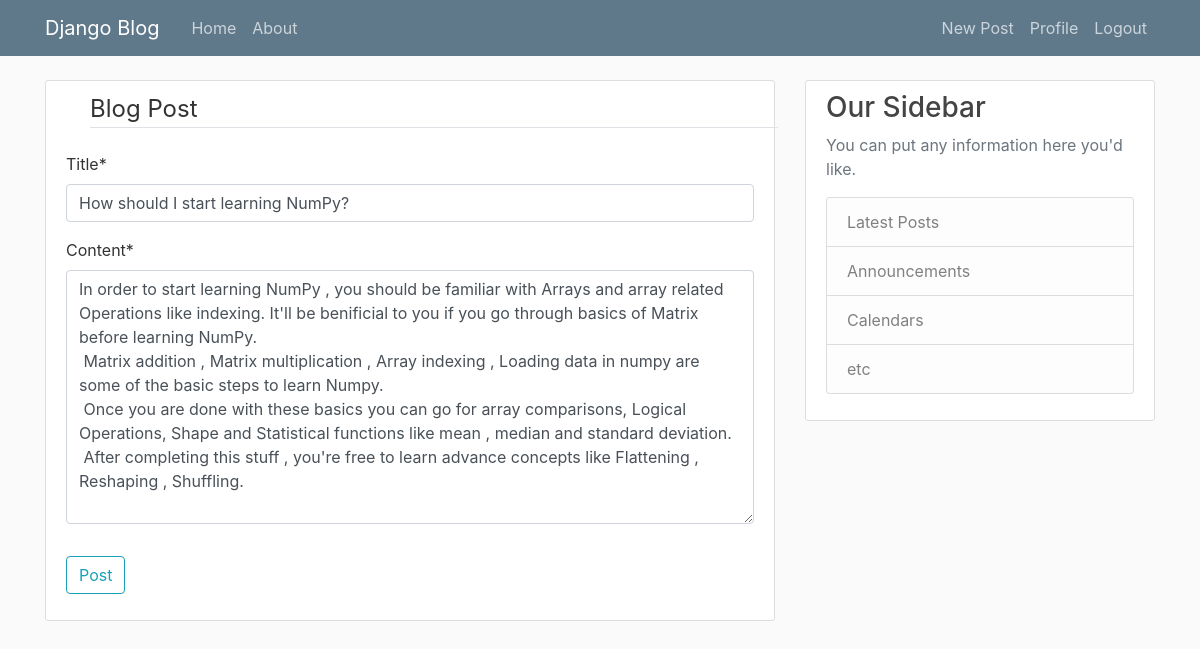
The page /post/17/update/ (signed in) on the database its author committed.
### blog/models.py (models this page shows, shortened)
class Post(models.Model):
    title = models.CharField(max_length=100)
    content = models.TextField()
    date_posted = models.DateTimeField(default=timezone.now)
    author = models.ForeignKey(User, on_delete=models.CASCADE)

### blog/views.py (the view, shortened to what this page needs)
# urls.py: path('post/<int:pk>/update/', PostUpdateView.as_view(), name="post-update"),
class PostUpdateView(LoginRequiredMixin, UserPassesTestMixin, UpdateView):
    model = Post
    template_name = "post_form.html"
    fields = ['title', 'content']
    def test_func(self):
        post = self.get_object()
        if self.request.user == post.author:
            return True
        else:
            return False

### blog/templates/post_form.html (shortened to what this page needs)
{% extends "base.html" %}
{% load crispy_forms_tags %}
{% block content %}
<div class="content-section">
    <form method="POST">
        <fieldset class="form-group">
            <legend class="border-bottom m-4 ">Blog Post</legend>
            {{form|crispy}}
        </fieldset>
        <div class="form-group">
            <button class="btn btn-outline-info" type="submit">Post</button>
        </div>
    </form>
</div>
{% endblock %}

### blog/static/main.css (style rules this page uses)
body { background: #fafafa; color: #333333; margin-top: 5rem; }
.content-section { background: #ffffff; padding: 10px 20px; border: 1px solid #dddddd; border-radius: 3px; margin-bottom: 20px; }

### rows shown on the page
Post: title "How should I start learning NumPy?", content "In order to start learning NumPy , you should be familiar with Arrays and array related Operations like indexing. It'll be benificial to you if you go through basics of Matrix before learning NumPy. Matrix addition , Matrix multiplication , Array indexing , Loading data in numpy are some of the basic steps to learn Numpy. Once you are done with these basics you can go for array comparisons, Logical Operations, Shape and Statistical functions like mean , median and standard deviation. After completing this stuff , you're free to learn advance concepts like Flattening , Reshaping , Shuffling."
